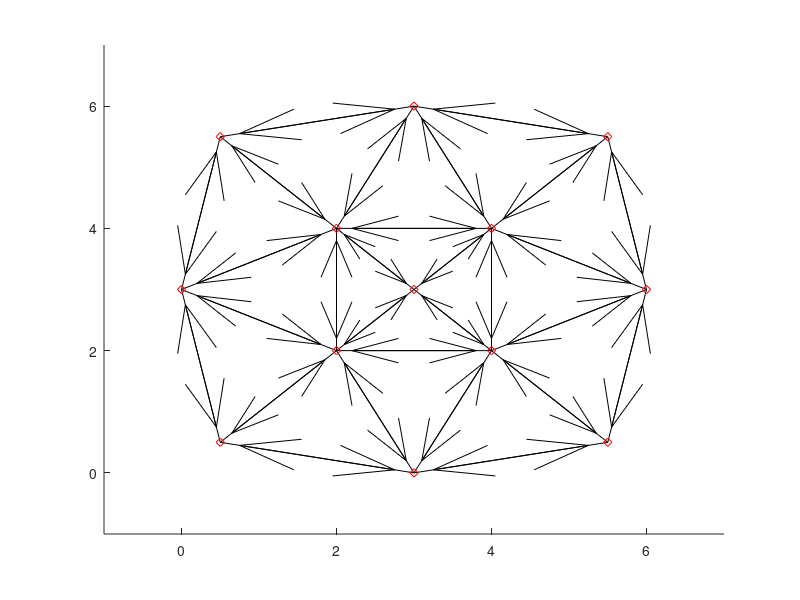

Write the MATLAB code that produced this figure.
function [xi,yi,i1,i2,ni,nb,ux,uy,L] = plotroad()
    global L
%

% xi(i), yi(i) = coordinates of intersection i
xi = [0 .5  .5 2 2 3 3 3 4 4 5.5 5.5 6 ];
yi = [3 .5 5.5 4 2 0 3 6 2 4 5.5 .5 3 ];

% i1(b), i2(b) = indices of intersections connected by block b, ordered by
% the direction traffic flow
i1_oneway = [1 3 8  11 13 12 6 2 2 5 5 4 1 11 10 9 13 8 10 6 5 7 4 9 9 7 4 10];
i2_oneway = [3 8 11 13 12 6  2 1 5 6 1 3 4 10 8 12 9  4 13 9 4 5 7 5 7 10 10 9];

% Creating two-way roads
i1 = zeros(1, length(i1_oneway) * 2);
i2 = zeros(1, length(i2_oneway) * 2);
for i = 1:2:length(i1) - 1
    i1(i:i+1) = [i1_oneway(ceil(i/2)), i2_oneway(ceil(i/2))];
    i2(i:i+1) = [i2_oneway(ceil(i/2)), i1_oneway(ceil(i/2))];    
end

ni = length(xi);  % ni = # of intersections
nb = length(i1);  % nb = # of blocks
% Geometric information
% L(b) = length of block b
% (ux(b), uy(b)) = unit vector along block b in direction of traffic flow
% Given xi, yi, we can find L, ux, uy as follows:

ux = xi(i2)-xi(i1);
uy = yi(i2)-yi(i1);
L = sqrt(ux.^2+uy.^2);
ux = ux./L;
uy = uy./L;
hold on
axis([min(xi)-1 max(xi)+1 min(yi)-1 max(yi)+1])

for b = 1:nb

    ux1 = xi(i2(b))-xi(i1(b));
    uy1 = yi(i2(b))-yi(i1(b));
    quiver(xi(i1(b)),yi(i1(b)),ux1,uy1,'k')
    xt = (xi(i1(b)) + xi(i2(b)))/2;
    yt = (yi(i1(b)) + yi(i2(b)))/2;
    str = ['(',num2str(b),')'];
    %text(xt,yt,str)
end

for i = 1:ni
    % change to string
   str = num2str(i);
   plot(xi(i),yi(i),'rd')
   %location of text
   xt = xi(i)+0.1;
   yt = yi(i)-0.1;
   % text the interesection
   % text(xt,yt,str)
end

hold off
end
